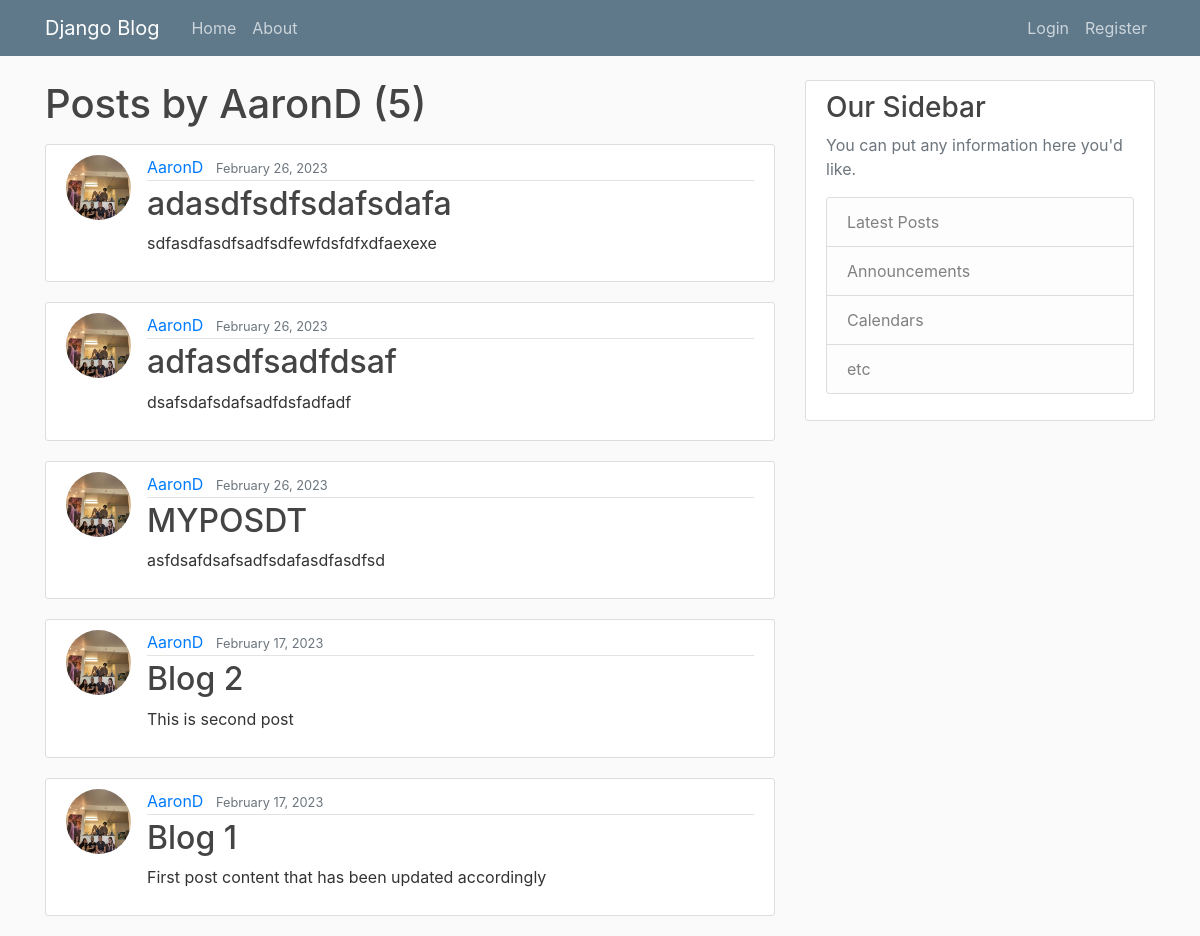
The app's page /user/AaronD, older data.
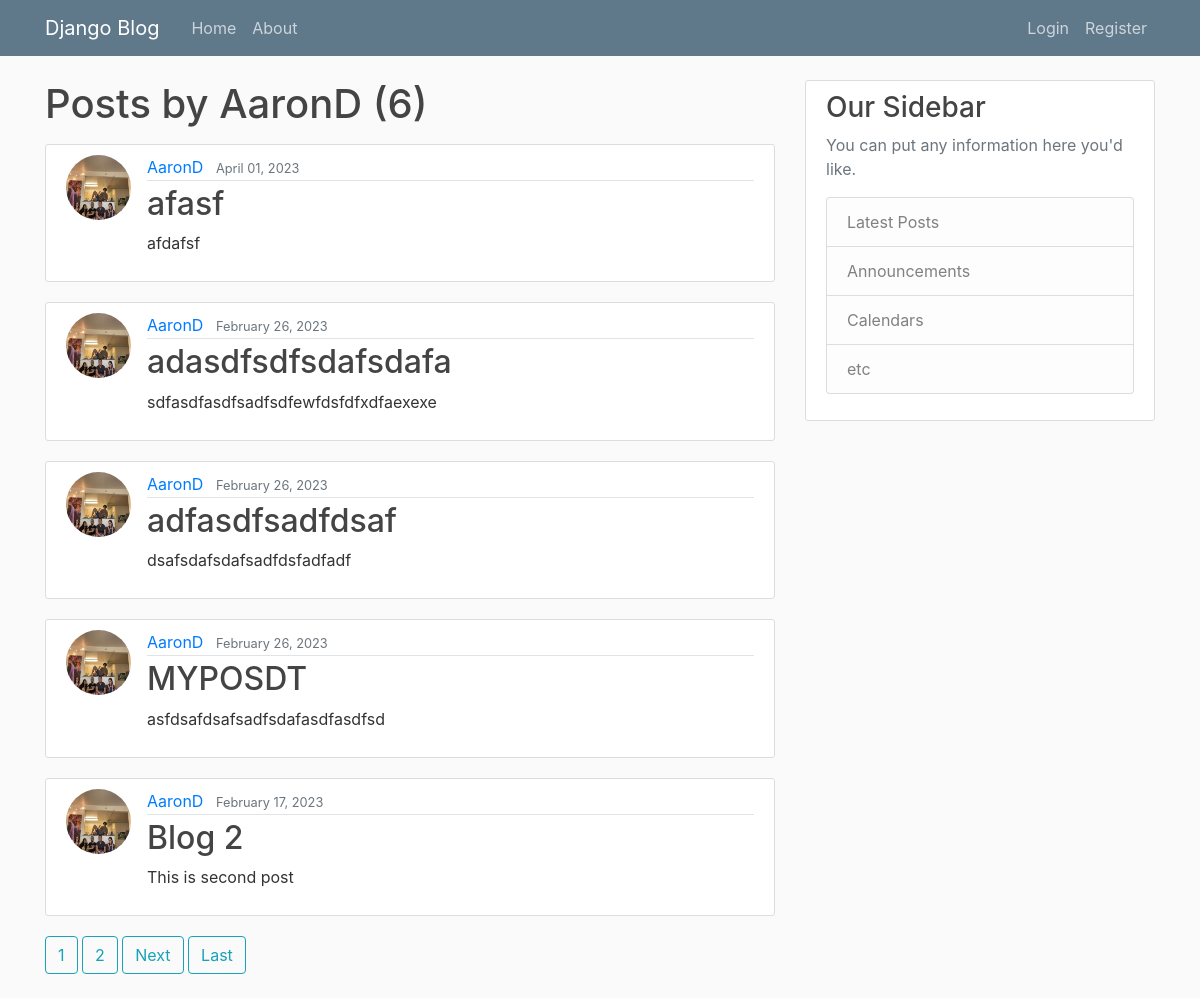
The same page, newer data.
### blog/models.py (models this page shows, shortened)
class Post(models.Model):
    title = models.CharField(max_length=100)
    content = models.TextField()
    date_posted = models.DateTimeField(default=timezone.now)
    author = models.ForeignKey(User, on_delete=models.CASCADE)

### users/models.py (models this page shows, shortened)
class Profile(models.Model):
    user = models.OneToOneField(User, on_delete=models.CASCADE)
    image = models.ImageField(default='default.jpg',upload_to='profile_pics')

### blog/views.py (the view)
# urls.py: path('user/<str:username>',UserPostListView.as_view(),name='user-posts')
class UserPostListView(ListView):
    model = Post
    template_name = 'blog/user_posts.html'
    context_object_name = 'posts'
    ordering = ['-date_posted']
    paginate_by = 5
    def get_queryset(self):
        user = get_object_or_404(User, username=self.kwargs.get('username'))
        return Post.objects.filter(author=user).order_by('-date_posted')

### blog/templates/blog/user_posts.html (shortened to what this page needs)
{% extends "blog/base.html" %}
{% block content %}
<h1 class="mb-3">Posts by {{ view.kwargs.username }} ({{ page_obj.paginator.count }})</h1>
    {% for post in posts %}
         <article class="media content-section">
          <img src="{{ post.author.profile.image.url }}" alt="profile-picture-user" class = "rounded-circle article-img">
          <div class="media-body">
            <div class="article-metadata">
              <a class="mr-2" href="{% url 'user-posts' post.author.username %}">{{ post.author }}</a>
              <small class="text-muted">{{ post.date_posted |date:"F d, Y"}}</small>
            </div>
            <h2><a class="article-title" href="{% url 'post-detail' post.id %}">{{ post.title }}</a></h2>
            <p class="article-content">{{ post.content }}</p>
          </div>
        </article>
    {% endfor %}
    {% if is_paginated %}
        {% for num in page_obj.paginator.page_range %}
          {% if page_obj.number == num %}
            <a href="?page= {{ num }}" class = "btn btn-outline-info mb-4">{{ num }}</a>
          {% elif num > page_obj.number|add:'-3' and num < page_obj.number|add:'3' %}
            <a href="?page= {{ num }}" class = "btn btn-outline-info mb-4">{{ num }}</a>
          {% endif %}
        {% endfor %}
        {% if page_obj.has_next %}
        <a href="?page= {{ page_obj.next_page_number}}" class = "btn btn-outline-info mb-4">Next</a>
        <a href="?page= {{ page_obj.paginator.num_pages }}" class = "btn btn-outline-info mb-4">Last</a>
      {% endif %}
    {% endif %}
{% endblock content %}

### blog/templates/blog/base.html (shortened to what this page needs)
{% load static %}
<!DOCTYPE html>
<html lang="en">
<head>
    <link rel="stylesheet" href="https://cdn.jsdelivr.net/npm/bootstrap@4.0.0/dist/css/bootstrap.min.css">
    <link rel="stylesheet" href="{% static 'blog/main.css' %}">
</head>
<body>
     <header class="site-header">
      <nav class="navbar navbar-expand-md navbar-dark bg-steel fixed-top">
        <div class="container">
          <a class="navbar-brand mr-4" href="{% url 'blog-home' %}">Django Blog</a>
          <div class="collapse navbar-collapse" id="navbarToggle">
            <div class="navbar-nav mr-auto">
              <a class="nav-item nav-link" href="{% url 'blog-home' %}">Home</a>
              <a class="nav-item nav-link" href="{% url 'blog-about' %}">About</a>
            </div>
            <div class="navbar-nav">
                {% if user.is_authenticated %}
                    <a href="{% url 'post-create' %}" class="nav-item nav-link">New Post</a>
                    <a href="{% url 'profile' %}" class="nav-item nav-link">Profile</a>
                    <a href="{% url 'logout' %}" class="nav-item nav-link">Logout</a>
                {% else %}
                  <a class="nav-item nav-link" href="{% url 'login' %}">Login</a>
                  <a class="nav-item nav-link" href="{% url 'register' %}">Register</a>
                {% endif %}
            </div>
          </div>
        </div>
      </nav>
    </header>
    <main role="main" class="container">
      <div class="row">
        <div class="col-md-8">
          {% block content %}{% endblock %}
        </div>
        <div class="col-md-4">
          <div class="content-section">
            <h3>Our Sidebar</h3>
            <p class='text-muted'>You can put any information here you'd like.
              <ul class="list-group">
                <li class="list-group-item list-group-item-light">Latest Posts</li>
                <li class="list-group-item list-group-item-light">Announcements</li>
                <li class="list-group-item list-group-item-light">Calendars</li>
                <li class="list-group-item list-group-item-light">etc</li>
              </ul>
              </p>
          </div>
        </div>
      </div>
    </main>
</body>
</html>

### blog/static/blog/main.css (style rules this page uses)
body { background: #fafafa; color: #333333; margin-top: 5rem; }
h1, h2, h3, h4, h5, h6 { color: #444444; }
ul { margin: 0; }
.bg-steel { background-color: #5f788a; }
.site-header .navbar-nav .nav-link { color: #cbd5db; }
.content-section { background: #ffffff; padding: 10px 20px; border: 1px solid #dddddd; border-radius: 3px; margin-bottom: 20px; }
.article-title { color: #444444; }
.article-content { white-space: pre-line; }
.article-img { height: 65px; width: 65px; margin-right: 16px; }
.article-metadata { padding-bottom: 1px; margin-bottom: 4px; border-bottom: 1px solid #e3e3e3 }

Row changes from the older to the newer data that the page shows:
no longer on this page (row unchanged): Post: author.profile.image (picture), author "AaronD", date_posted "February 17, 2023", title "Blog 1", content "First post content that has been updated accordingly"
added Post: author.profile.image (picture), author "AaronD", date_posted "April 01, 2023", title "afasf", content "afdafsf"
Text that changed along with them:
{{ page_obj.paginator.count }}: "5" → "6"
new list line: "1"
new list line: "2"
text now shown: "Next Last"
